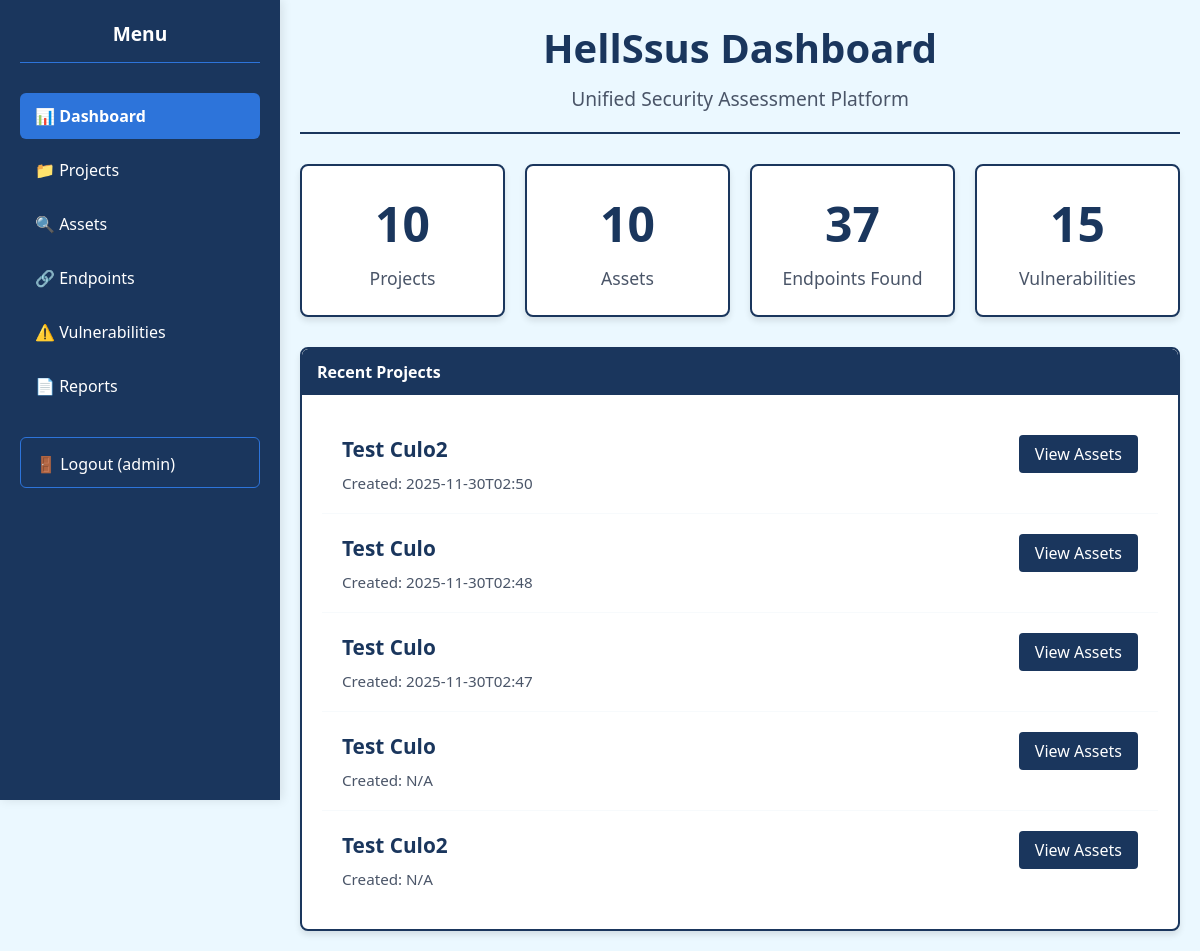
The page / (signed in) on the database its author committed.
### tables this page shows
CREATE TABLE projects (
            id INTEGER PRIMARY KEY AUTOINCREMENT,
            name TEXT NOT NULL,
            created_date TEXT,
            description TEXT
        );

### dashboard/app.py (the view)
@app.route('/')
@role_required('viewer')
def index():
    conn = get_db_connection()
    projects_count = conn.execute('SELECT COUNT(*) FROM projects').fetchone()[0]
    assets_count = conn.execute('SELECT COUNT(*) FROM assets').fetchone()[0]
    vulnerabilities_count = conn.execute('SELECT COUNT(*) FROM vulnerabilities').fetchone()[0]
    endpoints_count = conn.execute('SELECT COUNT(*) FROM endpoints').fetchone()[0]
    recent_projects = conn.execute(
        'SELECT id, name, created_date FROM projects ORDER BY created_date DESC LIMIT 5'
    ).fetchall()
    conn.close()
    return render_template('index.html',
                         projects_count=projects_count,
                         assets_count=assets_count,
                         endpoints_count=endpoints_count,
                         vulnerabilities_count=vulnerabilities_count,
                         recent_projects=recent_projects)

### dashboard/app.py (called while the page is built)
@app.context_processor
def inject_config():
    return {
        'allow_register': app.config['ALLOW_REGISTER'],
        'debug_mode': app.config['DEBUG']
    }

def get_db_connection():
    base_dir = os.path.dirname(os.path.dirname(os.path.abspath(__file__)))
    db_path = os.path.join(base_dir, 'database', 'hellSsus.db')
    conn = sqlite3.connect(db_path)
    conn.row_factory = sqlite3.Row
    return conn

### dashboard/templates/index.html
{% extends "base.html" %}
{% block content %}
<div class="dashboard-container">
    <div class="header">
        <h1>HellSsus Dashboard</h1>
        <p>Unified Security Assessment Platform</p>
    </div>
    <div class="stats">
        <div class="stat-card">
            <div class="stat-number">{{ projects_count }}</div>
            <div class="stat-label">Projects</div>
        </div>
        <div class="stat-card">
            <div class="stat-number">{{ assets_count }}</div>
            <div class="stat-label">Assets</div>
        </div>
        <div class="stat-card">
            <div class="stat-number">{{ endpoints_count }}</div>
            <div class="stat-label">Endpoints Found</div>
        </div>
        <div class="stat-card">
            <div class="stat-number">{{ vulnerabilities_count }}</div>
            <div class="stat-label">Vulnerabilities</div>
        </div>
    </div>
    <div class="table-container" style="margin-top: 30px;">
        <div style="background: var(--dark-blue); color: white; padding: 12px 15px; border-radius: 6px 6px 0 0; font-weight: bold;">
            Recent Projects
        </div>
        <div style="padding: 20px;">
            {% for project in recent_projects %}
            <div class="project-item">
                <div class="project-info">
                    <strong>{{ project.name }}</strong>
                    <div class="project-details">
                        <small>Created: {{ project.created_date[:16] if project.created_date else 'N/A' }}</small>
                    </div>
                </div>
                <div class="project-actions">
                    <a href="/assets?project={{ project.id }}" class="btn-view">View Assets</a>
                </div>
            </div>
            {% endfor %}
        </div>
    </div>
</div>
{% endblock %}

### dashboard/static/css/style.css (style rules this page uses)
:root { --dark-blue: #1a365d; --medium-blue: #2d74da; --light-blue: #ebf8ff; --white: #ffffff; --light-gray: #f7fafc; --gray: #4a5568; }
* { margin: 0; padding: 0; box-sizing: border-box; }
body { font-family: 'Segoe UI', Tahoma, Geneva, Verdana, sans-serif; background: var(--light-blue); color: var(--gray); }
.dashboard-container { max-width: 1200px; margin: 0 auto; }
.header { text-align: center; border-bottom: 2px solid var(--dark-blue); padding-bottom: 20px; margin-bottom: 30px; }
.header h1 { font-size: 2.5em; color: var(--dark-blue); margin-bottom: 10px; }
.header p { font-size: 1.2em; color: var(--gray); }
.stats { display: grid; grid-template-columns: repeat(auto-fit, minmax(200px, 1fr)); gap: 20px; margin-bottom: 30px; }
.stat-card { background: var(--white); padding: 25px; border-radius: 8px; border: 2px solid var(--dark-blue); text-align: center; box-shadow: 0 4px 6px rgba(0,0,0,0.1); }
.stat-number { font-size: 3em; font-weight: bold; color: var(--dark-blue); margin-bottom: 10px; }
.stat-label { font-size: 1.1em; font-weight: 500; color: var(--gray); }
.project-item { padding: 15px; border-bottom: 1px solid var(--light-gray); display: flex; justify-content: space-between; align-items: center; }
.project-item:last-child { border-bottom: none; }
.table-container { background: var(--white); border-radius: 8px; border: 2px solid var(--dark-blue); box-shadow: 0 4px 6px rgba(0,0,0,0.1); overflow: hidden; }
.btn-view { background: var(--dark-blue); color: white; padding: 8px 16px; border-radius: 4px; text-decoration: none; display: inline-block; }
.project-item { display: flex; justify-content: space-between; align-items: flex-start; padding: 20px; border-bottom: 1px solid var(--light-gray); }
.project-info { flex: 1; }
.project-info strong { color: var(--dark-blue); font-size: 1.3em; display: block; margin-bottom: 10px; }
.project-details { display: flex; flex-direction: column; gap: 5px; }
.project-details small { color: var(--gray); font-size: 0.95em; }
.project-actions { flex-shrink: 0; }

### rows shown on the page
projects: name "Test Culo2", created_date "2025-11-30T02:50"
projects: name "Test Culo", created_date "2025-11-30T02:48"
projects: name "Test Culo", created_date "2025-11-30T02:47"
projects: name "Test Culo", created_date "N/A"
projects: name "Test Culo2", created_date "N/A"

### other values the page prints
{{ session.username }} "admin"
{{ projects_count }} "10"
{{ assets_count }} "10"
{{ endpoints_count }} "37"
{{ vulnerabilities_count }} "15"
